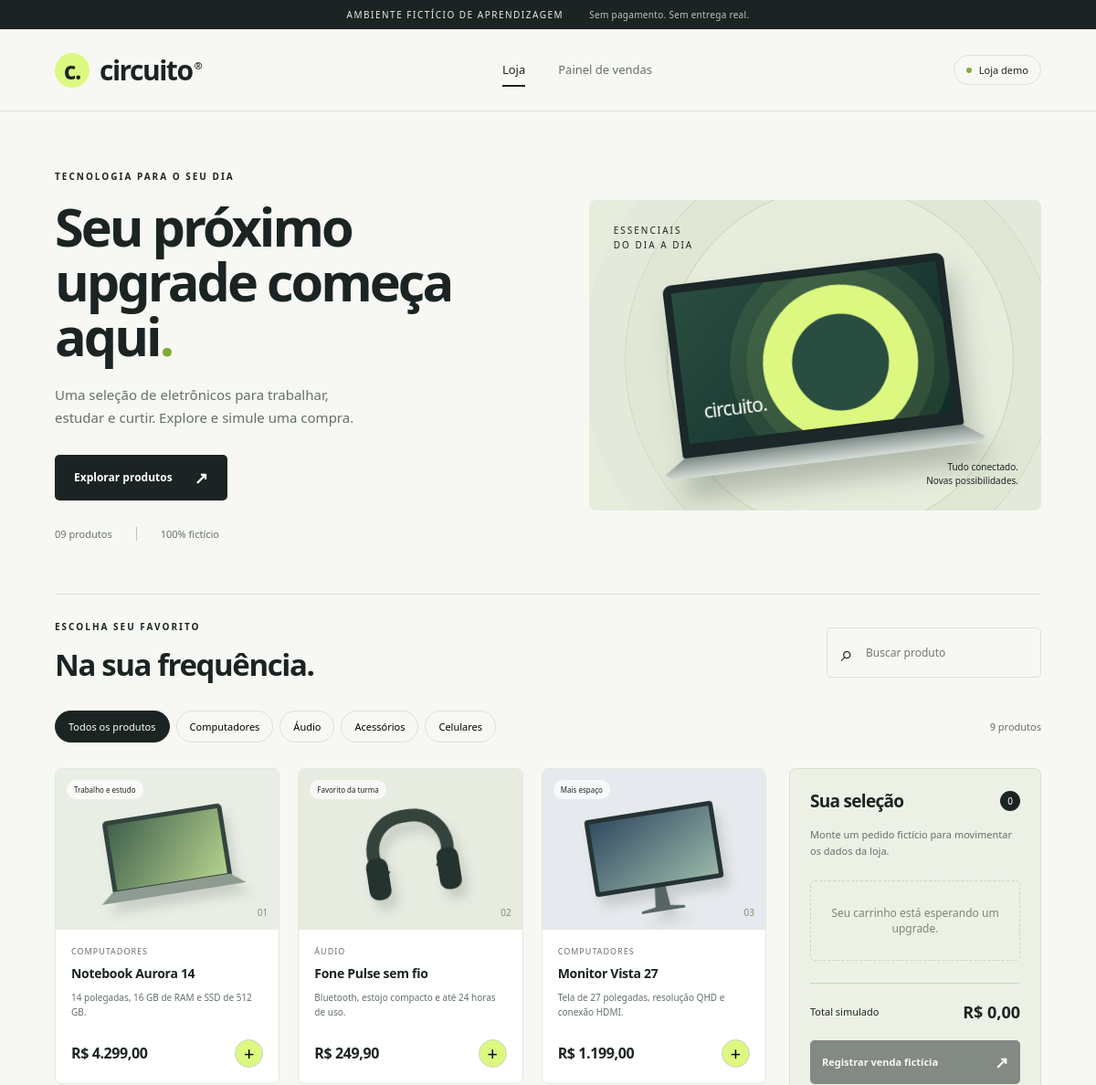
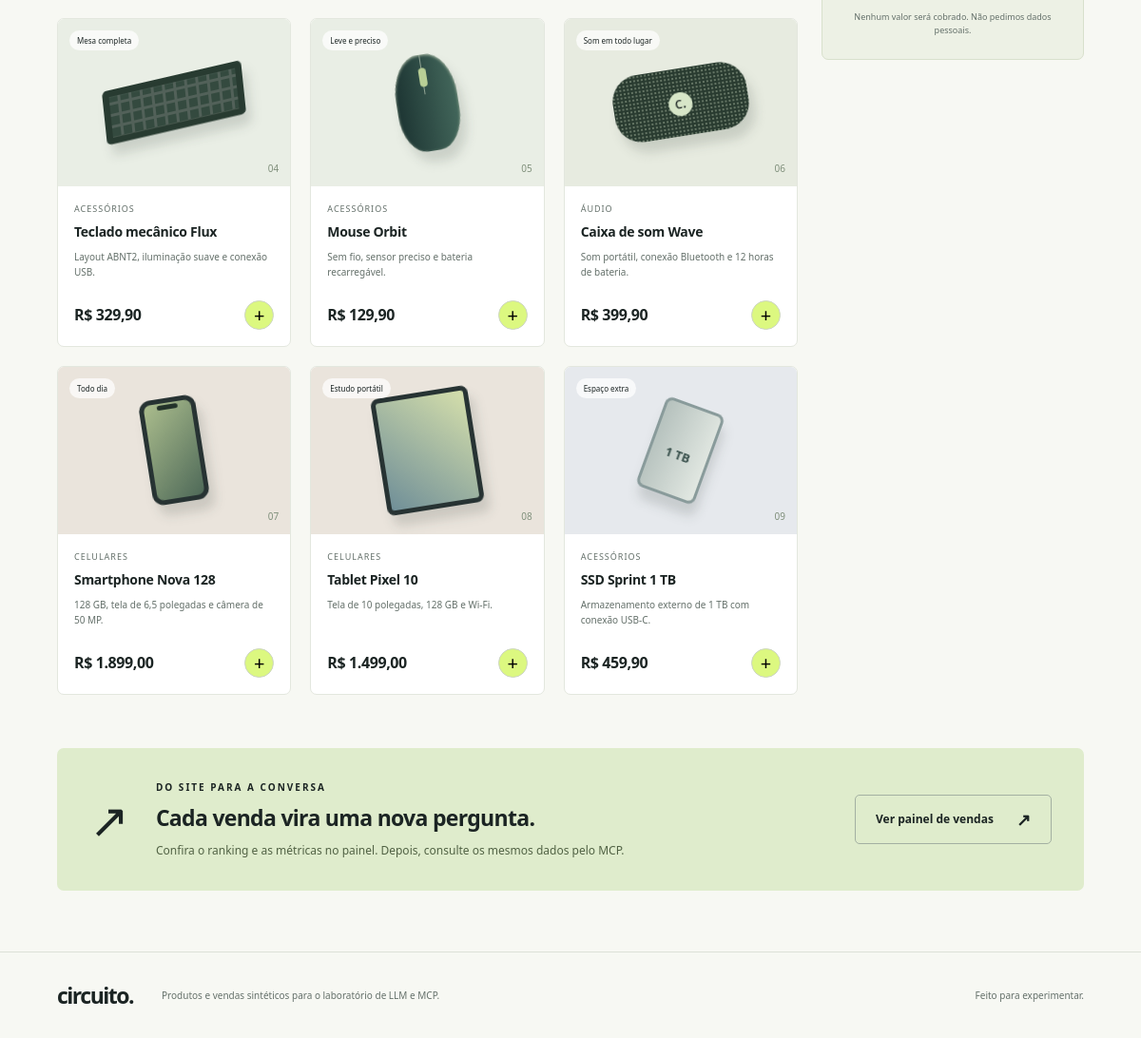
The page / on the database its author committed (2 pictures, top to bottom).
### tables this page shows
CREATE TABLE produtos (
 id INTEGER PRIMARY KEY, nome TEXT NOT NULL, categoria TEXT NOT NULL,
 preco_centavos INTEGER NOT NULL CHECK(preco_centavos > 0),
 icone TEXT NOT NULL, descricao TEXT NOT NULL, destaque TEXT NOT NULL
);

### app.py (the view)
    @app.get("/")
    def catalogo():
        return render_template("index.html", produtos=listar_produtos(), token=session["token"])

### app.py (called while the page is built)
def aspas(valor):
    return (valor or "-").replace("\\", "\\\\").replace('"', '\\"')

def registrar_acesso(resposta):
    agora = datetime.now().astimezone()
    data = f"{agora:%d}/{MESES[agora.month - 1]}/{agora:%Y:%H:%M:%S %z}"
    caminho = request.path + ("?" + request.query_string.decode("latin-1") if request.query_string else "")
    requisicao = f"{request.method} {caminho} {request.environ.get('SERVER_PROTOCOL', 'HTTP/1.1')}"
    tamanho = resposta.content_length or "-"
    linha = (f'{request.remote_addr or "-"} - - [{data}] "{aspas(requisicao)}" {resposta.status_code} {tamanho} '
             f'"{aspas(request.referrer)}" "{aspas(request.user_agent.string)}"\n')
    LOGS.mkdir(exist_ok=True)
    with trava_log, open(LOGS / f"log_{agora:%Y-%m-%d}.log", "a", encoding="utf-8") as arquivo:
        arquivo.write(linha)
    return resposta

### banco.py (called while the page is built)
def conectar():
    conn = sqlite3.connect(DB_PATH, timeout=10)
    conn.row_factory = sqlite3.Row
    conn.execute("PRAGMA foreign_keys=ON")
    return conn

### consultas.py (called while the page is built)
def reais(centavos):
    return float((Decimal(centavos) / 100).quantize(Decimal("0.01"), rounding=ROUND_HALF_UP))

def listar_produtos(categoria=None):
    with conectar() as conn:
        linhas = conn.execute("SELECT * FROM produtos WHERE (? IS NULL OR categoria=?) ORDER BY id", (categoria, categoria)).fetchall()
    return [{**dict(p), "preco_reais": reais(p["preco_centavos"])} for p in linhas]

### templates/index.html (shortened to what this page needs)
{% extends 'base.html' %}
{% block content %}
<main>
<section class="hero"><div><p class="eyebrow">TECNOLOGIA PARA O SEU DIA</p><h1>Seu próximo<br>upgrade começa aqui<span>.</span></h1><p class="hero-copy">Uma seleção de eletrônicos para trabalhar,<br>estudar e curtir. Explore e simule uma compra.</p><a class="button dark" href="#catalogo">Explorar produtos <span>↗</span></a><div class="hero-note"><span>09 produtos</span><span>100% fictício</span></div></div><div class="hero-art" aria-hidden="true"><div class="art-orbit"></div><div class="art-label">ESSENCIAIS<br>DO DIA A DIA</div><div class="laptop"><div class="screen"><div class="screen-ring"></div><span>circuito.</span></div><div class="keyboard"></div></div><div class="art-badge">Tudo conectado.<br>Novas possibilidades.</div></div></section>
<section id="catalogo" class="catalog-section"><div class="section-heading"><div><p class="eyebrow">ESCOLHA SEU FAVORITO</p><h2>Na sua frequência.</h2></div><label class="search"><span>⌕</span><input id="busca" type="search" placeholder="Buscar produto" aria-label="Buscar produto"></label></div><div class="filters" role="group" aria-label="Categorias"><button class="active" data-category="Todas">Todos os produtos</button>{% for cat in ['Computadores','Áudio','Acessórios','Celulares'] %}<button data-category="{{ cat }}">{{ cat }}</button>{% endfor %}<span id="contagem">9 produtos</span></div>
<div class="shop-layout"><div><div class="product-grid" id="produtos">{% for p in produtos %}<article class="product" data-category="{{ p.categoria }}" data-name="{{ p.nome }}"><div class="product-art art-{{ p.icone }}"><span class="product-tag">{{ p.destaque }}</span><div class="device device-{{ p.icone }}" aria-hidden="true"></div><span class="art-number">0{{ p.id }}</span></div><div class="product-details"><p class="category">{{ p.categoria }}</p><h3>{{ p.nome }}</h3><p class="description">{{ p.descricao }}</p><div class="price-row"><strong>{{ 'R$ {:,.2f}'.format(p.preco_centavos / 100).replace(',', 'X').replace('.', ',').replace('X', '.') }}</strong><button class="add-product" data-id="{{ p.id }}" aria-label="Adicionar {{ p.nome }} ao carrinho">+</button></div></div></article>{% endfor %}</div><p id="vazio" hidden>Nenhum produto encontrado. Experimente outra busca.</p></div>
<aside class="cart"><div class="cart-title"><h2>Sua seleção</h2><span id="cart-count">0</span></div><p class="muted">Monte um pedido fictício para movimentar os dados da loja.</p><div id="cart-items"></div><div class="cart-total"><span>Total simulado</span><strong id="cart-total">R$ 0,00</strong></div><button id="checkout" class="button dark" disabled>Registrar venda fictícia <span>↗</span></button><p class="cart-disclaimer">Nenhum valor será cobrado. Não pedimos dados pessoais.</p><div id="order-result" role="status" aria-live="polite"></div></aside></div></section>
<section class="callout"><span class="callout-mark">↗</span><div><p class="eyebrow">DO SITE PARA A CONVERSA</p><h2>Cada venda vira uma nova pergunta.</h2><p>Confira o ranking e as métricas no painel. Depois, consulte os mesmos dados pelo MCP.</p></div><a class="button outline" href="/painel">Ver painel de vendas <span>↗</span></a></section>
</main>
{% endblock %}

### templates/base.html (shortened to what this page needs)
<!doctype html>
<html lang="pt-BR">
<head><link rel="stylesheet" href="{{ url_for('static', filename='style.css') }}"></head>
<body>
<div class="lab-banner">AMBIENTE FICTÍCIO DE APRENDIZAGEM <span>Sem pagamento. Sem entrega real.</span></div>
<header class="header"><a class="brand" href="/" aria-label="Circuito, início"><span class="brand-symbol">c.</span> circuito<span class="brand-dot">®</span></a><nav aria-label="Menu principal"><a href="/" {% if request.path == '/' %}aria-current="page"{% endif %}>Loja</a><a href="/painel" {% if request.path == '/painel' %}aria-current="page"{% endif %}>Painel de vendas</a></nav><span class="lab-pill"><i></i> Loja demo</span></header>
{% block content %}{% endblock %}
<footer><a class="brand small" href="/">circuito.</a><p>Produtos e vendas sintéticos para o laboratório de LLM e MCP.</p><span>Feito para experimentar.</span></footer>
</body></html>

### rows shown on the page
produtos: destaque "Trabalho e estudo", id "1", categoria "COMPUTADORES", nome "Notebook Aurora 14", descricao "14 polegadas, 16 GB de RAM e SSD de 512 GB.", preco_centavos "R$ 4.299,00"
produtos: destaque "Favorito da turma", id "2", categoria "ÁUDIO", nome "Fone Pulse sem fio", descricao "Bluetooth, estojo compacto e até 24 horas de uso.", preco_centavos "R$ 249,90"
produtos: destaque "Mais espaço", id "3", categoria "COMPUTADORES", nome "Monitor Vista 27", descricao "Tela de 27 polegadas, resolução QHD e conexão HDMI.", preco_centavos "R$ 1.199,00"
produtos: destaque "Mesa completa", id "4", categoria "ACESSÓRIOS", nome "Teclado mecânico Flux", descricao "Layout ABNT2, iluminação suave e conexão USB.", preco_centavos "R$ 329,90"
produtos: destaque "Leve e preciso", id "5", categoria "ACESSÓRIOS", nome "Mouse Orbit", descricao "Sem fio, sensor preciso e bateria recarregável.", preco_centavos "R$ 129,90"
produtos: destaque "Som em todo lugar", id "6", categoria "ÁUDIO", nome "Caixa de som Wave", descricao "Som portátil, conexão Bluetooth e 12 horas de bateria.", preco_centavos "R$ 399,90"
produtos: destaque "Todo dia", id "7", categoria "CELULARES", nome "Smartphone Nova 128", descricao "128 GB, tela de 6,5 polegadas e câmera de 50 MP.", preco_centavos "R$ 1.899,00"
produtos: destaque "Estudo portátil", id "8", categoria "CELULARES", nome "Tablet Pixel 10", descricao "Tela de 10 polegadas, 128 GB e Wi-Fi.", preco_centavos "R$ 1.499,00"
produtos: destaque "Espaço extra", id "9", categoria "ACESSÓRIOS", nome "SSD Sprint 1 TB", descricao "Armazenamento externo de 1 TB com conexão USB-C.", preco_centavos "R$ 459,90"

### other values the page prints
{{ cat }} "Computadores" "Áudio" "Acessórios" "Celulares"
